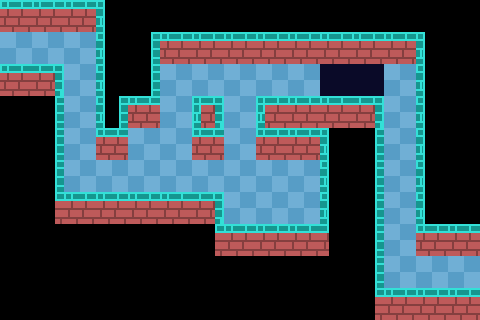

This is a level from a 2D game, rendered from its Tiled map with the project's own tilesets. A one-line summary and the complete map file follow:
An orthogonal 15x10 tile map with 32x32 px tiles, 3 tile layers (walls, ground, death) and 4 objects (2x connection, 2x block).

<map version="1.0" tiledversion="1.0.3" orientation="orthogonal" renderorder="right-down" width="15" height="10" tilewidth="32" tileheight="32" nextobjectid="18">
 <tileset firstgid="1" source="tower-tileset.tsx" />
 <layer name="walls" width="15" height="10">
  <data encoding="csv">
12,12,12,15,0,0,0,0,0,0,0,0,0,0,0,
2,0,0,15,14,12,12,12,12,12,12,12,12,15,0,
12,23,0,15,14,0,0,0,0,0,0,0,0,15,0,
0,14,0,16,12,0,33,0,22,12,12,23,0,15,0,
0,14,0,12,0,0,12,0,12,12,15,14,0,15,0,
0,14,0,0,0,0,0,0,0,0,15,14,0,15,0,
0,24,12,12,12,12,23,0,0,0,15,14,0,15,0,
0,0,0,0,0,0,24,12,12,12,21,14,0,12,12,
0,0,0,0,0,0,0,0,0,0,0,14,0,0,2,
0,0,0,0,0,0,0,0,0,0,0,24,12,12,12
</data>
 </layer>
 <layer name="ground" width="15" height="10">
  <data encoding="csv">
0,0,0,0,0,0,0,0,0,0,0,0,0,0,0,
0,2,2,0,0,0,0,0,0,0,0,0,0,0,0,
0,0,2,0,0,2,2,2,2,2,0,0,2,0,0,
0,0,2,0,0,2,0,2,0,0,0,0,2,0,0,
0,0,2,0,2,2,0,2,0,0,0,0,2,0,0,
0,0,2,2,2,2,2,2,2,2,0,0,2,0,0,
0,0,0,0,0,0,0,2,2,2,0,0,2,0,0,
0,0,0,0,0,0,0,0,0,0,0,0,2,0,0,
0,0,0,0,0,0,0,0,0,0,0,0,2,2,0,
0,0,0,0,0,0,0,0,0,0,0,0,0,0,0
</data>
 </layer>
 <layer name="death" width="15" height="10">
  <data encoding="csv">
0,0,0,0,0,0,0,0,0,0,0,0,0,0,0,
0,0,0,0,0,0,0,0,0,0,0,0,0,0,0,
0,0,0,0,0,0,0,0,0,0,4,4,0,0,0,
0,0,0,0,0,0,0,0,0,0,0,0,0,0,0,
0,0,0,0,0,0,0,0,0,0,0,0,0,0,0,
0,0,0,0,0,0,0,0,0,0,0,0,0,0,0,
0,0,0,0,0,0,0,0,0,0,0,0,0,0,0,
0,0,0,0,0,0,0,0,0,0,0,0,0,0,0,
0,0,0,0,0,0,0,0,0,0,0,0,0,0,0,
0,0,0,0,0,0,0,0,0,0,0,0,0,0,0
</data>
 </layer>
 <objectgroup name="objects">
  <object id="9" name="27" type="connection" x="32" y="32" width="32" height="32">
   <properties>
    <property name="to" value="26" />
   </properties>
  </object>
  <object id="10" name="28" type="connection" x="416" y="256" width="32" height="32">
   <properties>
    <property name="to" value="29" />
   </properties>
  </object>
  <object id="16" type="block" x="160" y="160" width="32" height="32" />
  <object id="17" type="block" x="224" y="96" width="32" height="32" />
 </objectgroup>
</map>
